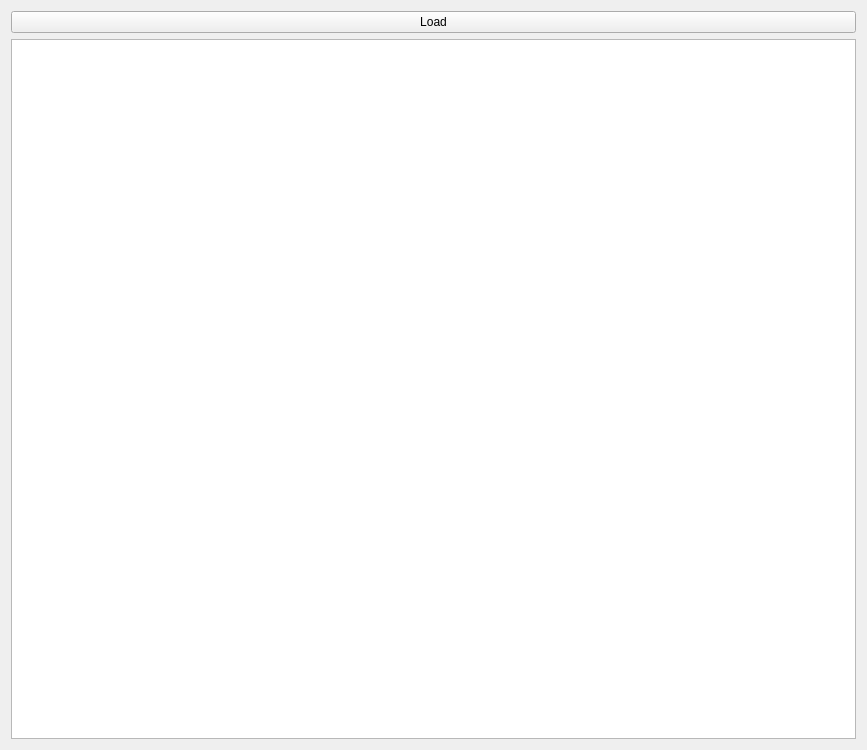
<?xml version="1.0" encoding="UTF-8"?>
<ui version="4.0">
 <class>locationTable</class>
 <widget class="QWidget" name="locationTable">
  <property name="geometry">
   <rect>
    <x>0</x>
    <y>0</y>
    <width>867</width>
    <height>750</height>
   </rect>
  </property>
  <property name="windowTitle">
   <string>Form</string>
  </property>
  <layout class="QVBoxLayout" name="verticalLayout">
   <item>
    <widget class="QPushButton" name="load_button">
     <property name="text">
      <string>Load</string>
     </property>
    </widget>
   </item>
   <item>
    <widget class="QTableView" name="tableView"/>
   </item>
  </layout>
 </widget>
 <resources/>
 <connections/>
</ui>
